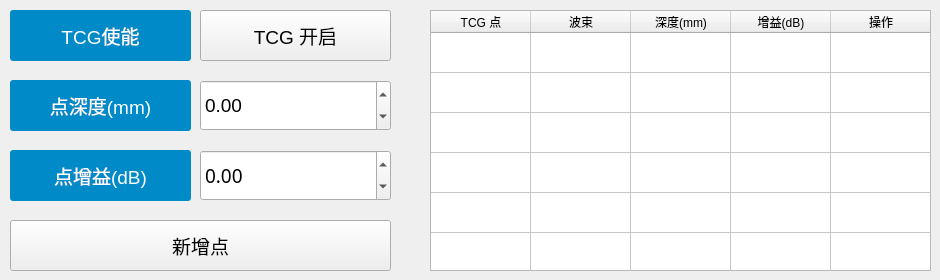
    <widget class="QWidget" name="tab_3">
     <attribute name="title">
      <string>      TCG      </string>
     </attribute>
     <widget class="QDoubleSpinBox" name="TCG_GainSpinBox">
      <property name="enabled">
       <bool>true</bool>
      </property>
      <property name="geometry">
       <rect>
        <x>200</x>
        <y>150</y>
        <width>191</width>
        <height>51</height>
       </rect>
      </property>
      <property name="sizePolicy">
       <sizepolicy hsizetype="Preferred" vsizetype="Preferred">
        <horstretch>0</horstretch>
        <verstretch>0</verstretch>
       </sizepolicy>
      </property>
      <property name="minimumSize">
       <size>
        <width>0</width>
        <height>0</height>
       </size>
      </property>
      <property name="baseSize">
       <size>
        <width>0</width>
        <height>0</height>
       </size>
      </property>
      <property name="font">
       <font>
        <family>SourceCodePro</family>
        <pointsize>14</pointsize>
        <italic>false</italic>
        <bold>false</bold>
       </font>
      </property>
      <property name="alignment">
       <set>Qt::AlignmentFlag::AlignLeading|Qt::AlignmentFlag::AlignLeft|Qt::AlignmentFlag::AlignVCenter</set>
      </property>
      <property name="minimum">
       <double>-999999.000000000000000</double>
      </property>
      <property name="maximum">
       <double>1111111.000000000000000</double>
      </property>
     </widget>
     <widget class="QLabel" name="TCG_pathlabel">
      <property name="geometry">
       <rect>
        <x>10</x>
        <y>80</y>
        <width>181</width>
        <height>51</height>
       </rect>
      </property>
      <property name="font">
       <font>
        <pointsize>14</pointsize>
       </font>
      </property>
      <property name="styleSheet">
       <string notr="true">border-radius: 3px;
color: rgb(255, 255, 255);
background-color: rgb(0, 138, 200);</string>
      </property>
      <property name="text">
       <string>点深度(mm)</string>
      </property>
      <property name="alignment">
       <set>Qt::AlignmentFlag::AlignCenter</set>
      </property>
     </widget>
     <widget class="QLabel" name="TCG_Gainlabel">
      <property name="geometry">
       <rect>
        <x>10</x>
        <y>150</y>
        <width>181</width>
        <height>51</height>
       </rect>
      </property>
      <property name="font">
       <font>
        <pointsize>14</pointsize>
       </font>
      </property>
      <property name="styleSheet">
       <string notr="true">border-radius: 3px;
color: rgb(255, 255, 255);
background-color: rgb(0, 138, 200);</string>
      </property>
      <property name="text">
       <string>点增益(dB)</string>
      </property>
      <property name="alignment">
       <set>Qt::AlignmentFlag::AlignCenter</set>
      </property>
     </widget>
     <widget class="QDoubleSpinBox" name="TCG_pathSpinBox">
      <property name="geometry">
       <rect>
        <x>200</x>
        <y>80</y>
        <width>191</width>
        <height>51</height>
       </rect>
      </property>
      <property name="sizePolicy">
       <sizepolicy hsizetype="Preferred" vsizetype="Preferred">
        <horstretch>0</horstretch>
        <verstretch>0</verstretch>
       </sizepolicy>
      </property>
      <property name="minimumSize">
       <size>
        <width>0</width>
        <height>40</height>
       </size>
      </property>
      <property name="font">
       <font>
        <pointsize>14</pointsize>
       </font>
      </property>
      <property name="minimum">
       <double>-9999.989999999999782</double>
      </property>
      <property name="maximum">
       <double>99999.000000000000000</double>
      </property>
     </widget>
     <widget class="QPushButton" name="Add_point_Btn">
      <property name="geometry">
       <rect>
        <x>10</x>
        <y>220</y>
        <width>381</width>
        <height>51</height>
       </rect>
      </property>
      <property name="sizePolicy">
       <sizepolicy hsizetype="Preferred" vsizetype="Preferred">
        <horstretch>0</horstretch>
        <verstretch>0</verstretch>
       </sizepolicy>
      </property>
      <property name="minimumSize">
       <size>
        <width>50</width>
        <height>0</height>
       </size>
      </property>
      <property name="maximumSize">
       <size>
        <width>16777215</width>
        <height>16777215</height>
       </size>
      </property>
      <property name="font">
       <font>
        <pointsize>14</pointsize>
       </font>
      </property>
      <property name="text">
       <string>新增点</string>
      </property>
      <property name="checkable">
       <bool>false</bool>
      </property>
      <property name="autoExclusive">
       <bool>true</bool>
      </property>
     </widget>
     <widget class="QLabel" name="TCG_Btn">
      <property name="geometry">
       <rect>
        <x>10</x>
        <y>10</y>
        <width>181</width>
        <height>51</height>
       </rect>
      </property>
      <property name="font">
       <font>
        <pointsize>14</pointsize>
       </font>
      </property>
      <property name="styleSheet">
       <string notr="true">border-radius: 3px;
color: rgb(255, 255, 255);
background-color: rgb(0, 138, 200);</string>
      </property>
      <property name="text">
       <string>TCG使能</string>
      </property>
      <property name="alignment">
       <set>Qt::AlignmentFlag::AlignCenter</set>
      </property>
     </widget>
     <widget class="QPushButton" name="TCG_ON_Btn">
      <property name="geometry">
       <rect>
        <x>200</x>
        <y>10</y>
        <width>191</width>
        <height>51</height>
       </rect>
      </property>
      <property name="sizePolicy">
       <sizepolicy hsizetype="Preferred" vsizetype="Preferred">
        <horstretch>0</horstretch>
        <verstretch>0</verstretch>
       </sizepolicy>
      </property>
      <property name="minimumSize">
       <size>
        <width>50</width>
        <height>0</height>
       </size>
      </property>
      <property name="maximumSize">
       <size>
        <width>16777215</width>
        <height>16777215</height>
       </size>
      </property>
      <property name="font">
       <font>
        <pointsize>14</pointsize>
       </font>
      </property>
      <property name="text">
       <string>TCG 开启</string>
      </property>
      <property name="checkable">
       <bool>false</bool>
      </property>
      <property name="autoExclusive">
       <bool>false</bool>
      </property>
     </widget>
     <widget class="QTableWidget" name="tableWidget">
      <property name="geometry">
       <rect>
        <x>430</x>
        <y>10</y>
        <width>501</width>
        <height>261</height>
       </rect>
      </property>
      <property name="sizePolicy">
       <sizepolicy hsizetype="Preferred" vsizetype="Preferred">
        <horstretch>0</horstretch>
        <verstretch>0</verstretch>
       </sizepolicy>
      </property>
      <property name="minimumSize">
       <size>
        <width>0</width>
        <height>0</height>
       </size>
      </property>
      <property name="maximumSize">
       <size>
        <width>16777215</width>
        <height>300</height>
       </size>
      </property>
      <property name="verticalScrollBarPolicy">
       <enum>Qt::ScrollBarPolicy::ScrollBarAlwaysOff</enum>
      </property>
      <property name="horizontalScrollBarPolicy">
       <enum>Qt::ScrollBarPolicy::ScrollBarAlwaysOff</enum>
      </property>
      <property name="rowCount">
       <number>10</number>
      </property>
      <property name="columnCount">
       <number>5</number>
      </property>
      <attribute name="horizontalHeaderMinimumSectionSize">
       <number>40</number>
      </attribute>
      <attribute name="horizontalHeaderDefaultSectionSize">
       <number>100</number>
      </attribute>
      <attribute name="verticalHeaderVisible">
       <bool>false</bool>
      </attribute>
      <attribute name="verticalHeaderMinimumSectionSize">
       <number>40</number>
      </attribute>
      <attribute name="verticalHeaderDefaultSectionSize">
       <number>40</number>
      </attribute>
      <row/>
      <row/>
      <row/>
      <row/>
      <row/>
      <row/>
      <row/>
      <row/>
      <row/>
      <row/>
      <column>
       <property name="text">
        <string>TCG 点</string>
       </property>
      </column>
      <column>
       <property name="text">
        <string>波束</string>
       </property>
      </column>
      <column>
       <property name="text">
        <string>深度(mm)</string>
       </property>
      </column>
      <column>
       <property name="text">
        <string>增益(dB)</string>
       </property>
      </column>
      <column>
       <property name="text">
        <string>操作</string>
       </property>
      </column>
     </widget>
    </widget>
